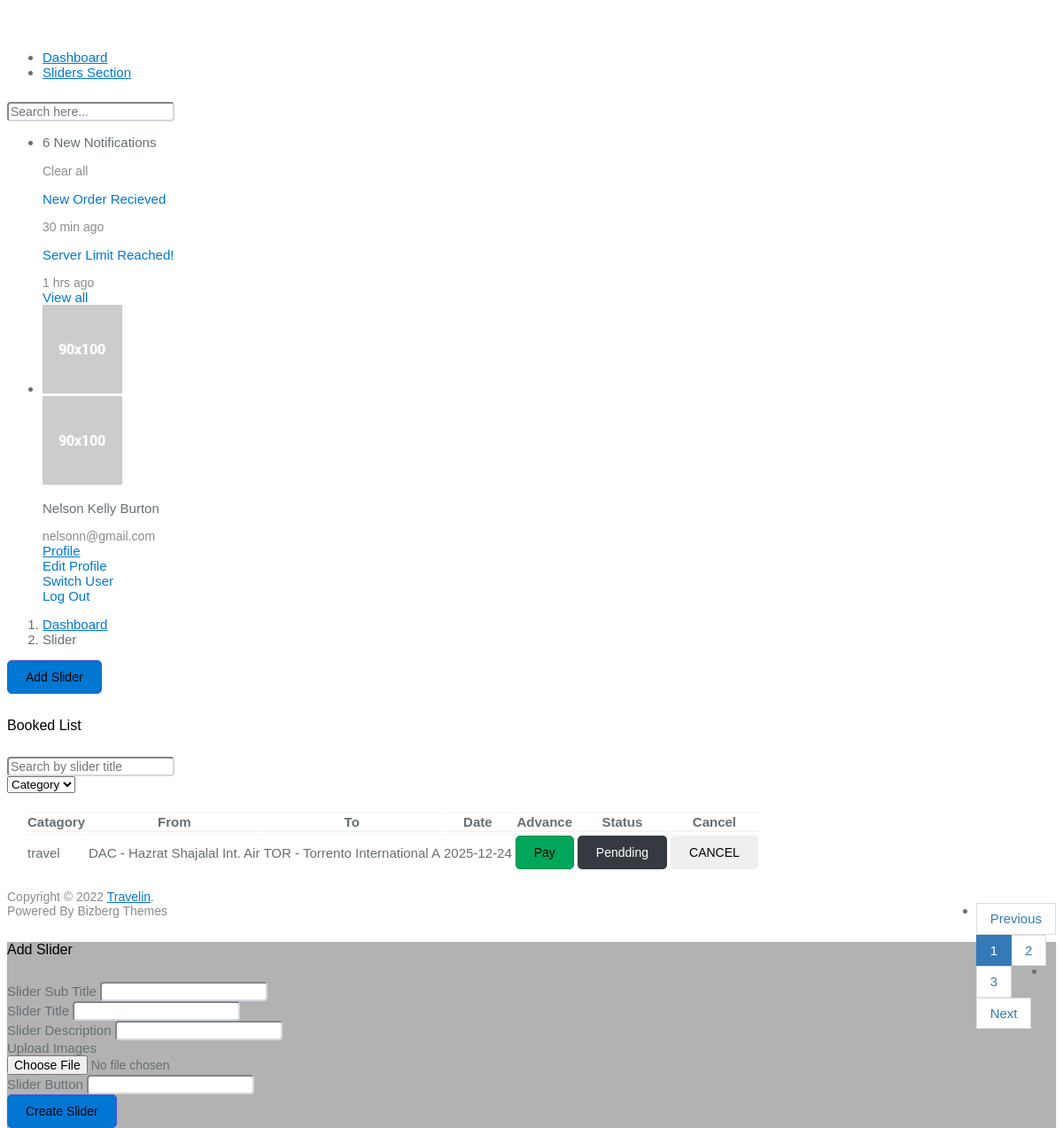
The app's page /dashboard/slider.php (signed in) with its own data.
### tables this page shows
CREATE TABLE `air_tick_req` (
  `id` int(11) NOT NULL,
  `client_id` int(11) DEFAULT NULL,
  `client_name` varchar(100) DEFAULT NULL,
  `client_email` varchar(60) DEFAULT NULL,
  `client_nid_copy` varchar(200) DEFAULT NULL,
  `client_passprot_copy` varchar(200) DEFAULT NULL,
  `from` varchar(30) DEFAULT NULL,
  `to` varchar(30) DEFAULT NULL,
  `departure` date DEFAULT NULL,
  `status` varchar(30) DEFAULT NULL,
  `created_at` timestamp NOT NULL DEFAULT current_timestamp() ON UPDATE current_timestamp()
);

### dashboard/slider.php (the view, shortened to what this page needs)
<?php
include_once('../admin/db_config.php');
?>
<!DOCTYPE html>
<html lang="en">
<head>
	<link rel="stylesheet" href="assets/vendors/core/core.css">
  <link rel="stylesheet" href="assets/vendors/bootstrap-datepicker/bootstrap-datepicker.min.css">
	<link rel="stylesheet" href="assets/fonts/feather-font/css/iconfont.css">
	<link rel="stylesheet" href="assets/css/style.css">
</head>
<body>
	<div class="main-wrapper">
    <nav class="sidebar">
      <div class="sidebar-header">
        <a href="../index.html" class="sidebar-brand">
          <img src="../images/logo.png" alt="logo" class="w-75">
        </a>
      </div>
      <div class="sidebar-body">
        <ul class="nav">
          <li class="nav-item">
            <a href="dashboard.html" class="nav-link">
              <span class="link-title">Dashboard</span>
            </a>
          </li>
          <li class="nav-item active">
            <a href="slider.html" class="nav-link">
              <span class="link-title">Sliders Section</span>
            </a>
          </li>
        </ul>
      </div>
    </nav>
		<div class="page-wrapper">
			<nav class="navbar">
				<div class="navbar-content">
					<form class="search-form w-25">
						<div class="input-group">
							<input type="text" class="form-control" id="navbarForm" placeholder="Search here...">
						</div>
					</form>
					<ul class="navbar-nav">
						<li class="nav-item dropdown">
							<div class="dropdown-menu p-0" aria-labelledby="notificationDropdown">
								<div class="px-3 py-2 d-flex align-items-center justify-content-between border-bottom">
									<p>6 New Notifications</p>
									<a class="text-muted">Clear all</a>
								</div>
                <div class="p-1">
                  <a class="dropdown-item d-flex align-items-center py-2">
                    <div class="flex-grow-1 me-2">
											<p>New Order Recieved</p>
											<p class="tx-12 text-muted">30 min ago</p>
                    </div>
                  </a>
                  <a class="dropdown-item d-flex align-items-center py-2">
                    <div class="flex-grow-1 me-2">
											<p>Server Limit Reached!</p>
											<p class="tx-12 text-muted">1 hrs ago</p>
                    </div>
                  </a>
                </div>
								<div class="px-3 py-2 d-flex align-items-center justify-content-center border-top">
									<a>View all</a>
								</div>
							</div>
						</li>
						<li class="nav-item dropdown">
							<a class="nav-link dropdown-toggle" href="#" id="profileDropdown" role="button" data-bs-toggle="dropdown" aria-haspopup="true" aria-expanded="false">
								<img class="wd-30 ht-30 rounded-circle" src="../images/reviewer/1.jpg" alt="profile">
							</a>
							<div class="dropdown-menu p-0" aria-labelledby="profileDropdown">
								<div class="d-flex flex-column align-items-center border-bottom px-5 py-3">
									<div class="mb-3">
										<img class="wd-80 ht-80 rounded-circle" src="../images/reviewer/1.jpg" alt="">
									</div>
									<div class="text-center">
										<p class="tx-16 fw-bolder">Nelson Kelly Burton</p>
										<p class="tx-12 text-muted">nelsonn@gmail.com</p>
									</div>
								</div>
                <ul class="list-unstyled p-1">
                  <li class="dropdown-item py-2">
                    <a href="profile.html" class="text-body ms-0">
                      <span>Profile</span>
                    </a>
                  </li>
                  <li class="dropdown-item py-2">
                    <a class="text-body ms-0">
                      <span>Edit Profile</span>
                    </a>
                  </li>
                  <li class="dropdown-item py-2">
                    <a class="text-body ms-0">
                      <span>Switch User</span>
                    </a>
                  </li>
                  <li class="dropdown-item py-2">
                    <a class="text-body ms-0">
                      <span>Log Out</span>
                    </a>
                  </li>
                </ul>
							</div>
						</li>
					</ul>
				</div>
			</nav>
			<div class="page-content">
				<nav class="page-breadcrumb d-flex align-items-center justify-content-between">
					<ol class="breadcrumb mb-0">
						<li class="breadcrumb-item"><a href="dashboard.html">Dashboard</a></li>
						<li class="breadcrumb-item active" aria-current="page">Slider</li>
					</ol>
          <button class="btn btn-primary" data-bs-toggle="modal" data-bs-target="#addslider"><i class="link-icon" data-feather="plus"></i> Add Slider</button>
				</nav>
        <div class="search-box p-4 bg-white rounded mb-3 box-shadow">
          <form class="forms-sample">
            <div class="row align-items-center">
              <div class="col-lg-3">
                <h5>Booked List</h5>
              </div>
              <div class="col-lg-6 col-md-4">
                <input type="text" placeholder="Search by slider title" class="form-control">
              </div>
              <div class="col-lg-3 col-md-4">
                <select class="form-select form-select-lg">
                  <option selected>Category</option>
                </select>
              </div>
            </div>
          </form>
        </div>
				<div class="row">
					<div class="col-md-12 grid-margin stretch-card">
            <div class="card">
              <div class="card-body">
                <div class="table-responsive">
                  <table id="dataTableExample" class="table">
                    <thead>
                      <tr>
                        <th>Catagory</th>
                        <th>From</th>
                        <th>To</th>
                        <th>Date</th>
                        <th class="text-center">Advance</th>
                        <th class="text-center">Status</th>
                        <th class="text-center">Cancel</th>
                      </tr>
                    </thead>
                    <tbody>
                      <?php
                      $c_id = $_SESSION['id'];
                      $sql = "SELECT * FROM air_tick_req WHERE `client_id` = '$c_id' ORDER BY id DESC";
                      $rawData = $db->query($sql);
                      while ($row = $rawData->fetch_object()):
                      ?>
                      <tr>
                        <td>travel</td>
                        <td><?php echo $row->from;?></td>
                        <td><?php echo $row->to;?></td>
                        <td><?php echo $row->departure;?></td>
                        <td class="text-center"><button type="submit" class="btn btn-success">Pay</button></td>
                        <td class="text-center"><button  class="btn btn-dark" disabled><?php echo $row->status;?></button></td>
                        <td class="text-center"><button class="btn btn-light">CANCEL</button></td>
                      </tr>
                      <?php endwhile; ?>
                    </tbody>
                  </table>
                </div>
              </div>
            </div>
					</div>
				</div>
        <div class="row">
          <div class="dataTables_paginate">
                <ul class="pagination">
                  <li class="paginate_button page-item">
                    <a href="#" class="page-link">Previous</a>
                  </li>
                  <li class="paginate_button page-item active"><a href="#" class="page-link">1</a></li>
                  <li class="paginate_button page-item"><a href="#" class="page-link">2</a></li>
                  <li class="paginate_button page-item"><a href="#" class="page-link">3</a></li>
                  <li class="paginate_button page-item"><a href="#" class="page-link">Next</a></li>
                </ul>
            </div>
        </div>
			</div>
      <footer class="footer d-flex flex-column flex-md-row align-items-center justify-content-between px-4 py-3 border-top small">
        <p class="text-muted mb-1 mb-md-0">Copyright © 2022 <a href="../index.html" target="_blank">Travelin</a>.</p>
        <p class="text-muted">Powered By <i class="mb-1 text-primary ms-1 icon-sm" data-feather="heart"></i> Bizberg Themes</p>
      </footer>
		</div>
	</div>
  <div class="modal fade" id="addslider" tabindex="-1" aria-labelledby="addslider" aria-hidden="true">
    <div class="modal-dialog">
      <div class="modal-content">
        <div class="modal-header text-center">
          <h5 class="modal-title" id="exampleModalLabel">Add Slider</h5>
        </div>
        <div class="modal-body">
          <form class="forms-sample">
            <div class="mb-3">
              <label for="subtitle" class="form-label"> Slider Sub Title</label>
              <input type="text" class="form-control" id="subtitle" autocomplete="off" placeholder="">
            </div>
            <div class="mb-3">
              <label for="title" class="form-label">Slider Title</label>
              <input type="text" class="form-control" id="title" placeholder="">
            </div>
            <div class="mb-3">
              <label for="description" class="form-label">Slider Description</label>
              <input type="number" class="form-control" id="password" autocomplete="off" placeholder="">
            </div>
            <div class="mb-3">
              <label for="upload" class="form-label">Upload Images</label>
              <input class="form-control" type="file" id="upload">
            </div>
            <div class="mb-3">
              <label for="title" class="form-label">Slider Button</label>
              <input type="text" class="form-control" id="title" placeholder="">
            </div>
            <div class="text-center">
              <button type="submit" class="btn btn-primary"><i class="link-icon" data-feather="plus"></i> Create Slider</button>
            </div>
          </form>
        </div>
      </div>
    </div>
  </div>
</body>
</html>

### records on screen
air_tick_req: from "DAC - Hazrat Shajalal Int. Air", to "TOR - Torrento International A", departure "2025-12-24", status "Pendding"
